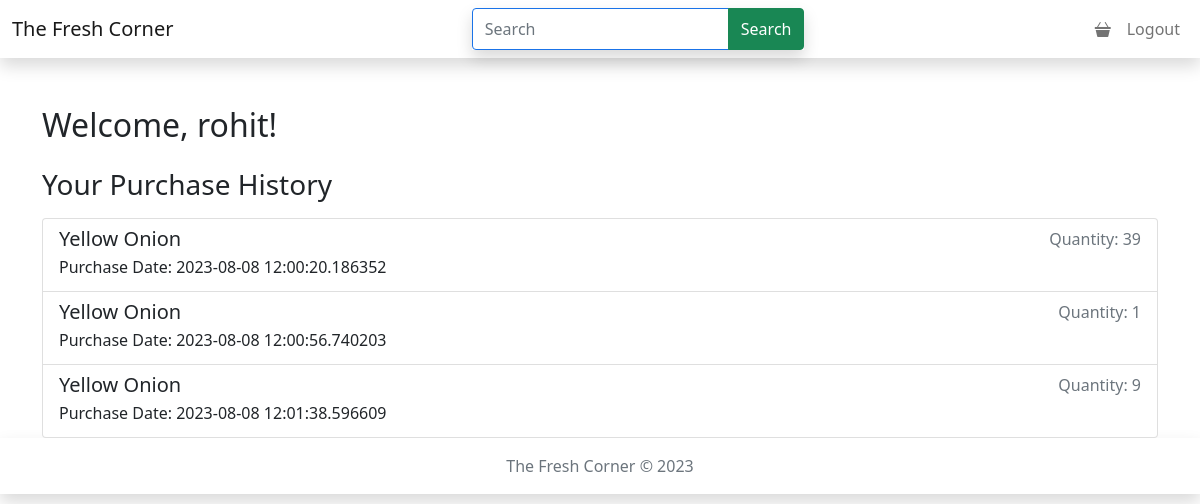
Page /dashboard (signed in) on the earlier database version.
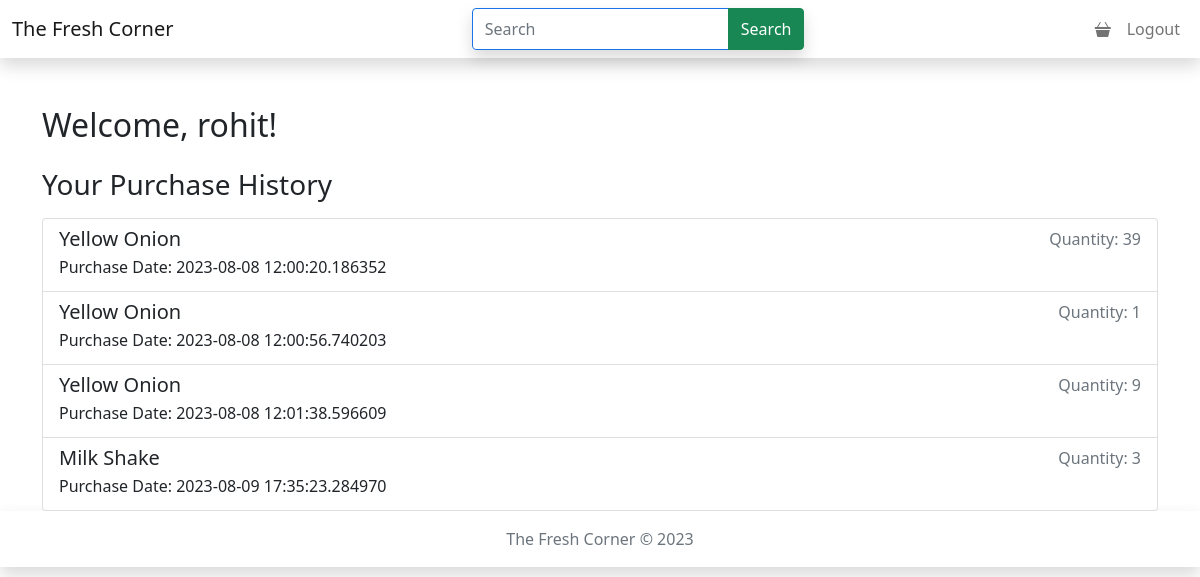
Same page on the later database version.
### FreshCorner/model.py (models this page shows, shortened)
class User(db.Model, UserMixin):
    id = db.Column(db.Integer(), primary_key= True)
    name = db.Column(db.String(100), nullable=False)
    username = db.Column(db.String(100), nullable=False, unique=True)
    password = db.Column(db.String(200), nullable=False)
    is_admin = db.Column(db.Boolean(), default=False)
    purchase_history = db.relationship('PurchaseHistory', backref='user', lazy=True)
    cart = db.relationship('Cart', backref='user', lazy=True)
    @property
    def is_active(self):
        return True

class PurchaseHistory(db.Model):
    id = db.Column(db.Integer(), primary_key=True)
    purchase_date = db.Column(db.DateTime(), nullable=False, default=datetime.utcnow)
    user_id = db.Column(db.Integer(), db.ForeignKey('user.id'), nullable=False)
    product_id = db.Column(db.Integer(), db.ForeignKey('product.id'), nullable=False)
    product = db.relationship('Product', backref=db.backref('purchase_history', lazy=True))
    quantity = db.Column(db.Integer, nullable=True)

class Product(db.Model):
    id = db.Column(db.Integer(), primary_key= True)
    name = db.Column(db.String(100), nullable=False)
    MFD = db.Column(db.String())
    EXP = db.Column(db.String())
    rate = db.Column(db.Integer(), nullable=False)
    description = db.Column(db.String())
    image = db.Column(db.Text, unique = True, nullable=False)
    mimetype = db.Column(db.Text, nullable=False)
    quantity = db.Column(db.Integer(), nullable=False)
    category_id = db.Column(db.Integer(), db.ForeignKey('category.id'), nullable = False)
    catagory = db.relationship('Category', backref=db.backref('products', lazy=True))

### FreshCorner/user.py (the view)
@app.route('/dashboard')
@login_required
def user_dashboard():
    user = current_user
    purchase_history = PurchaseHistory.query.filter_by(user_id=user.id).all()
    return render_template('dashboard.html', user=user, purchase_history=purchase_history)

### FreshCorner/authentication.py (called while the page is built)
@login_manager.user_loader
def load_user(id):
    return User.query.get(int(id))

### templates/dashboard.html
{% extends 'base.html' %}
{% block content %}
    <div class="container mt-4">
        <h2 class="mb-4">Welcome, {{ user.name }}!</h2>
        <h3>Your Purchase History</h3>
        <ul class="list-group mt-3">
            {% for purchase in purchase_history %}
                <li class="list-group-item">
                    <div class="d-flex justify-content-between">
                        <div>
                            <h5 class="mb-1">{{ purchase.product.name }}</h5>
                            <p class="mb-1">Purchase Date: {{ purchase.purchase_date }}</p>
                        </div>
                        <div class="text-muted">
                            Quantity: {{ purchase.quantity }}
                        </div>
                    </div>
                </li>
            {% endfor %}
        </ul>
    </div>
{% endblock %}

### templates/base.html (shortened to what this page needs)
<!DOCTYPE html>
<html>
<head>
    <link rel="stylesheet" href="{{ url_for('static', filename='./style.css') }}">
    <link rel="stylesheet" href="https://cdnjs.cloudflare.com/ajax/libs/bootstrap/5.0.2/css/bootstrap.min.css">
    <link href="https://cdn.jsdelivr.net/npm/bootstrap-icons/font/bootstrap-icons.css" rel="stylesheet">
</head>
<body>
    <nav class="navbar navbar-expand-lg navbar-light shadow mb-5">
        <div class="container-fluid">
            <a class="navbar-brand" href="{{ url_for('home') }}">The Fresh Corner</a>
            <div class="collapse navbar-collapse" id="navbarSupportedContent">
                <div class="mx-auto">
                    <form class="form-inline my-2 my-lg-0" action="{{ url_for('search_products') }}" method="get">
                        <div class="input-group shadow">
                            <input class="form-control py-2" type="search" placeholder="Search" aria-label="Search" name="search_term">
                            <button class="btn btn-success" type="submit">Search</button>
                        </div>
                    </form>
                </div>
                <ul class="navbar-nav">
                    <li class="nav-item">
                        <a class="nav-link" href="{{ url_for('cart.view_cart')}}">
                            <i class="bi bi-basket3-fill"></i>
                        </a>
                    </li>
                    {% if session.logged_in_user %}
                    <li class="nav-item">
                        <a class="nav-link" href="{{ url_for('logout') }}">Logout</a>
                    </li>
                    {% endif %}
                </ul>
            </div>
        </div>
    </nav>
    {% block content %}
    {% endblock %}
    <footer class="footer mt-auto py-3 shadow">
        <div class="container text-center">
            <span class="text-muted">The Fresh Corner &copy; 2023</span>
        </div>
    </footer>
</body>
</html>

### static/style.css (style rules this page uses)
.input-group { position: relative; }
.input:focus, input:valid { outline: none; border: 1.5px solid #1a73e8; }

Differences in the rows shown:
added PurchaseHistory: product.name "Milk Shake", purchase_date "2023-08-09 17:35:23.284970", quantity "3"
